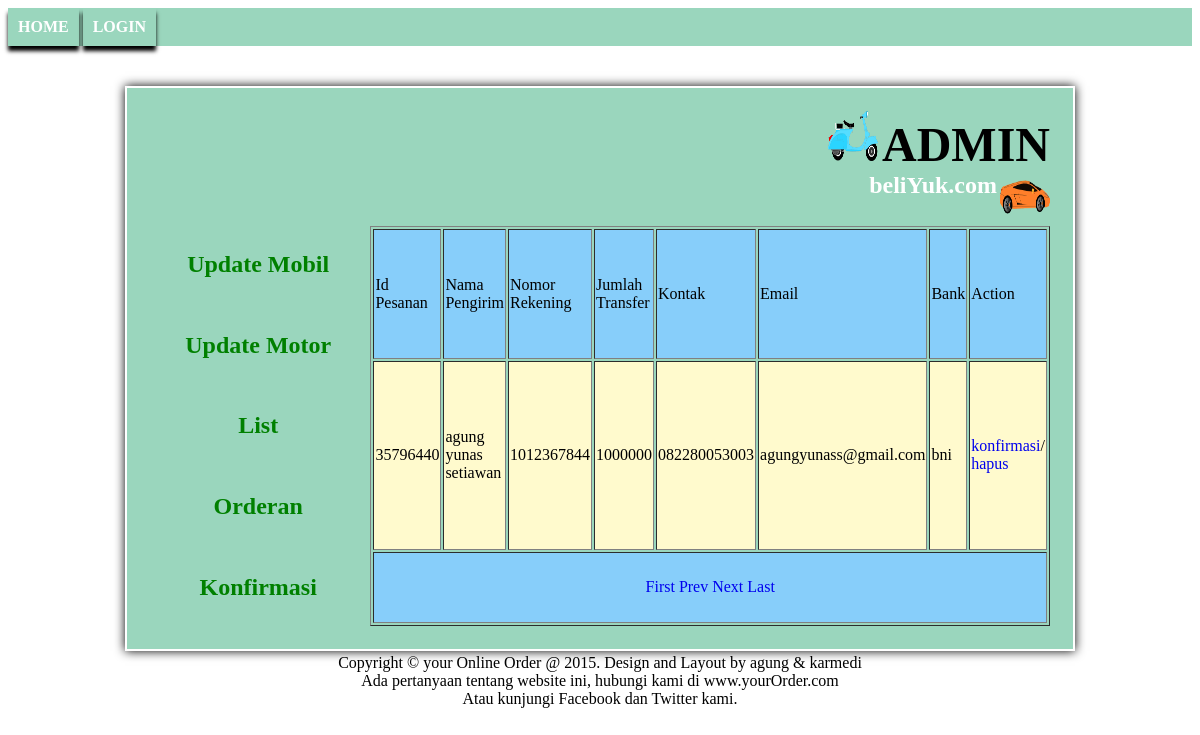
The app's page /Admin/haladmin.php?page=list_konfirmasi with its own data.
### tables this page shows
CREATE TABLE IF NOT EXISTS `konfirmasi` (
  `id_nomorpesanan` varchar(50) NOT NULL,
  `namapengirim` varchar(30) NOT NULL,
  `nomorrek` varchar(20) NOT NULL,
  `jumlahtf` varchar(100) NOT NULL,
  `kontak` varchar(20) NOT NULL,
  `email` varchar(50) NOT NULL,
  `bank` varchar(10) NOT NULL
);

### Admin/list_konfirmasi.php (the view, shortened to what this page needs)
<table border="1" width="600" height="400" align="center">
	<tr bgcolor="#87CEFA">
	<td>Id Pesanan</td>
	<td>Nama Pengirim</td>
	<td>Nomor Rekening</td>
	<td>Jumlah Transfer</td>
	<td>Kontak</td>
	<td>Email</td>
	<td>Bank</td>
	<td>Action</td>
	</tr>
<?php
	$query="select * from konfirmasi";
	$hasil = mysql_query($query) or die (mysql_error());
	$jumlah_baris = mysql_num_rows($hasil);
	$jumlah_record_per_page = 4;
	$jumlah_page = ceil($jumlah_baris/$jumlah_record_per_page);
	if(!isset($_GET['page_num'])){
		$page_num=1;
	}
	$start_num= ($page_num-1)*$jumlah_record_per_page;
	$query= "select * from konfirmasi LIMIT ".$start_num.",".$jumlah_record_per_page."";
	$hasil= mysql_query($query) or die (mysql_error());
	while ($data = mysql_fetch_array($hasil))
	{
		echo "<tr bgcolor='#fffacd'>
	<td>".$data['id_nomorpesanan']."</td>
	<td>".$data['namapengirim']."</td>
	<td>".$data['nomorrek']."</td>
	<td>".$data['jumlahtf']."</td>
	<td>".$data['kontak']."</td>
	<td>".$data['email']."</td>
	<td>".$data['bank']."</td>
	<td>	<a href='haladmin.php?page=edit_pesanan&status=done&id_nomorpesanan=".$data['id_nomorpesanan']."'>konfirmasi</a>/
			<a href='hapus_konfirm.php?id_nomorpesanan=".$data['id_nomorpesanan']."'>hapus</a>
		</td>
	</tr>";
	}
	echo "<tr> <td colspan=8 align='center' bgcolor='#87CEFA'>";
	echo "<a href='haladmin.php?page=list_konfirmasi&page_num=1'> First </a>";
			if($page_num==1) {
					echo "<a href='haladmin.php?page=list_konfirmasi&page_num=1'> Prev </a>";
				}
			else {
				echo "<a href='haladmin.php?page=list_konfirmasi&page_num=".($page_num-1)."'> Prev </a>";
			}
			if($page_num == $jumlah_page) {
					echo "<a href='haladmin.php?page=list_konfirmasi&page_num=".$jumlah_page."'> Next </a>";
				}
			else {
				echo "<a href='haladmin.php?page=list_konfirmasi&page_num=".($page_num+1)."'> Next </a>";
			}
			echo "<a href='haladmin.php?page=list_konfirmasi&page_num=".$jumlah_page."'> Last </a>";
	echo "</td> </tr>";
?>
</table>

### Css/home.css (style rules this page uses)
a { text-decoration: none; }

### records on screen
konfirmasi: id_nomorpesanan "35796440", namapengirim "agung yunas setiawan", nomorrek "1012367844", jumlahtf "1000000", kontak "082280053003", email "agungyunass@gmail.com", bank "bni"
